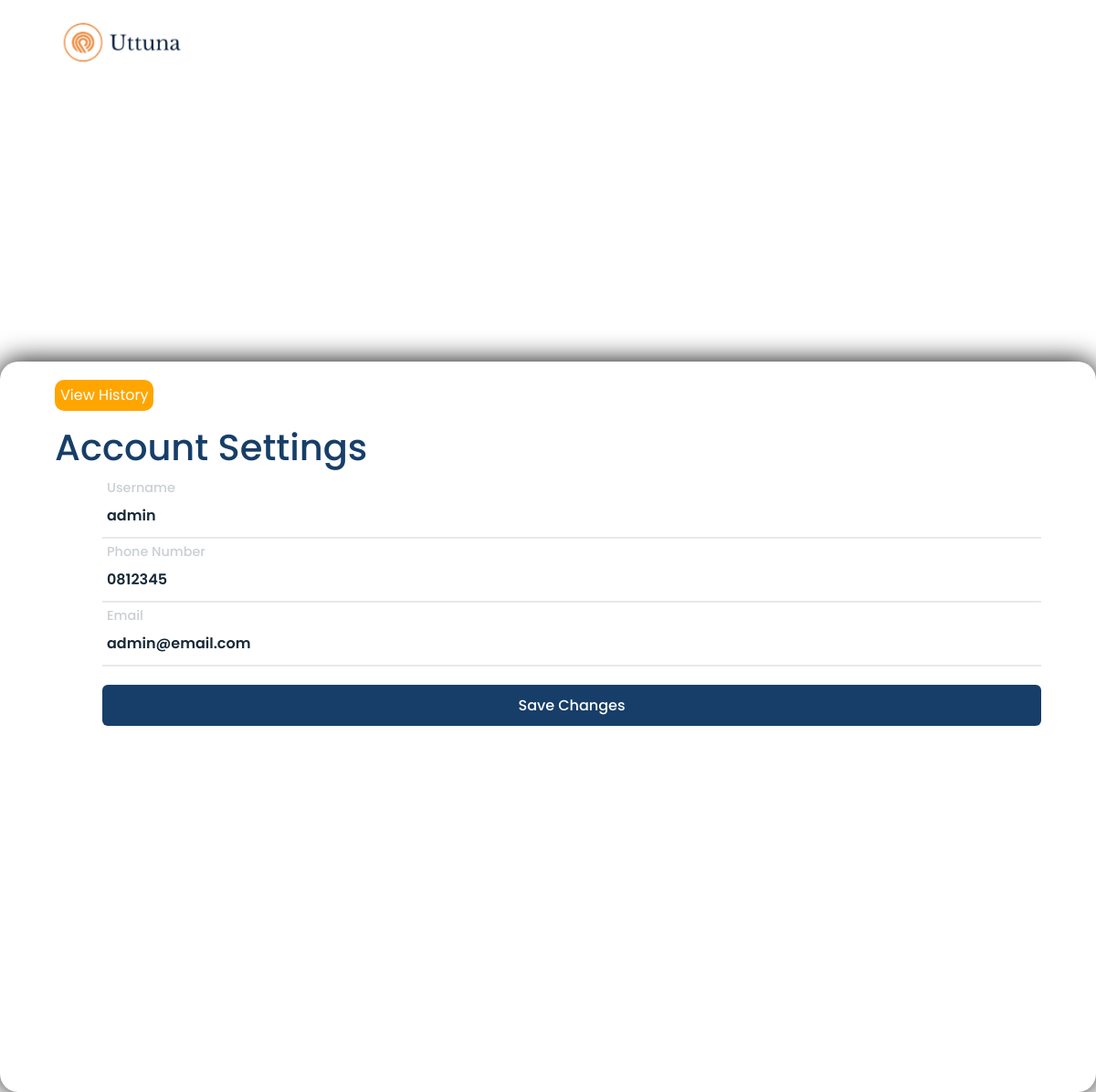
Page /Profile.php (signed in) on the committed database.
### tables this page shows
CREATE TABLE `pengguna` (
  `id_pengguna` int(11) NOT NULL,
  `username` varchar(40) NOT NULL,
  `email` varchar(40) NOT NULL,
  `password` varchar(1000) NOT NULL,
  `fotoprofil_pengguna` varchar(100) NOT NULL,
  `notelp_pengguna` varchar(20) NOT NULL
);

### fungsiPHP/check-profile.php (called while the page is built, shortened)
<?php
include "koneksi.php";
$query = "SELECT * FROM pengguna WHERE username = '$username'";
$result = $conn->query($query);
if ($result->num_rows > 0) {
    $row = $result->fetch_assoc();
    $uname = $row['username'];
    $eml = $row['email'];
    $phone = $row['notelp_pengguna'];
} else {
    echo "Data pengguna tidak ditemukan.";
}
?>

### Profile.php (the view, shortened to what this page needs)
<!DOCTYPE html>
<html lang="en">
<head>
    <link rel="stylesheet" href="https://cdn.jsdelivr.net/npm/bootstrap@4.6.2/dist/css/bootstrap.min.css">
    <link rel="stylesheet" href="./CSS/Profile.css"/>
    <link
      rel="stylesheet"
      href="https://unicons.iconscout.com/release/v4.0.8/css/line.css"
    />
</head>
<body>
    <?php
    if (isset($_SESSION["user_id"]) || isset($_SESSION["username"])) {
      $username = $_SESSION["username"];
    }
    include("fungsiPHP/check-profile.php");
    ?>
      <header>
      <div class="nav-bar">
          <a href="" class="logo"><img src="./img/logo5.png" /></a>
        </div>
      </header>
    <div class="atas">
        <h1>WONDERFUL NATUNA</h1>
    </div>
    <div class="bawah">
        <div class="header">
            <a href="history.php"> <button><i class="uil uil-history"></i>View History</button></a>
            <h1><ion-icon name="person"></ion-icon> Account Settings</h1>
        </div>
        <div class="isi">
            <form action="fungsiPHP/update-profile.php" method="post">
                <div class="input-box">
                    <input type="text" id="username" name="username" value="<?php echo $uname; ?>" required>
                    <label for="username">Username</label>
                </div>
                <div class="input-box">
                    <input type="tel" id="phone" name="phone" value="<?php echo $phone; ?>" required>
                    <label for="phone">Phone Number</label>
                </div>
                <div class="input-box">
                    <input type="email" id="email" name="email" value="<?php echo $eml; ?>" required>
                    <label for="email">Email</label>
                </div>
                <button type="submit" class="button">Save Changes</button>
            </form>
        </div>
    </div>
</body>

### CSS/Profile.css (style rules this page uses)
* { font-family: "Poppins", sans-serif; }
body { height: 100vh; overflow: hidden; background-color: #fff; }
:root { --white-color: #fff; --dark-color: #222; --body-bg-color: #fff; --section-bg-color: #202834; --navigation-item-hover-color: #637ea6; --text-shadow: 0 5px 25px rgba(0, 0, 0, 0.1); --box-shadow: 0 5px 25px rgba(0, 0, 0, 0.363); --scroll-bar-color: rgb(80, 80, 80); --scroll-thumb-color: #121212; --scroll-thumb-hover-color: #000000; }
header { z-index: 999; position: fixed; width: 100%; height: calc(5rem + 1rem); top: 0; left: 0; display: flex; justify-content: center; transition: 1.5s ease; transition-property: height, background; }
header .nav-bar { position: relative; width: 100%; display: flex; align-items: center; justify-content: space-between; padding: 0 200px; transition: 0.3s ease; }
.nav-bar .logo img { height: 70px; }
.nav-bar .logo { color: var(--dark-color); font-size: 1.8em; font-weight: 600; letter-spacing: 2px; text-transform: uppercase; text-decoration: none; text-shadow: var(--text-shadow); }
.atas { width: 100%; background-color: #fff; padding: 40px 100px; padding-top: 200px; padding-bottom: 100px; }
.atas h1 { color: #fff; font-weight: 600; font-size: 80px; margin: 0; text-transform: uppercase; background-image: url(../IMG-Abi/pexels-quang-nguyen-vinh-2131623.jpg); background-position: center; -webkit-background-clip: text; background-clip: text; color: transparent; text-align: center; }
.bawah { background-color: white; width: 100%; height: 100vh; border-radius: 20px; box-shadow: 0 0 30px rgba(0, 0, 0, 5); padding: 0px 60px; padding-top: 20px; }
.header button { border-radius: 10px; border: none; padding-top: 5px; padding-bottom: 5px; background-color: orange; color: white; margin-bottom: 10px; }
.bawah .isi { padding-left: 52px; }
.bawah h1 { font-weight: 500; color: rgb(23, 62, 104); height: 60px; line-height: 60px; }
.input-box { position: relative; width: 100%; height: 50px; border-bottom: 2px solid #ebe8e8; margin: 20px 0; }
.input-box label { position: absolute; top: 50%; left: 5px; transform: translateY(-50%); font-size: 0.9em; color: #18283539; font-weight: 500; pointer-events: none; transition: 0.5s; }
.input-box input:focus ~ label, .input-box input:valid ~ label { top: -5px; }
.input-box input { width: 100%; height: 100%; background: transparent; border: none; outline: none; font-size: 1em; color: #162938; font-weight: 600; padding: 0 35px 0 5px; }
.button { width: 100%; height: 45px; background-color: rgb(23, 62, 104); border: none; outline: none; border-radius: 6px; cursor: pointer; font-size: 1em; color: #fff; font-weight: 500; transition: 0.5 ease; }
@media screen and (max-width: 1200px) { header .nav-bar { padding: 0 50px; } }

### rows in the picture
pengguna: username "admin", phone "0812345", email "admin@email.com"
